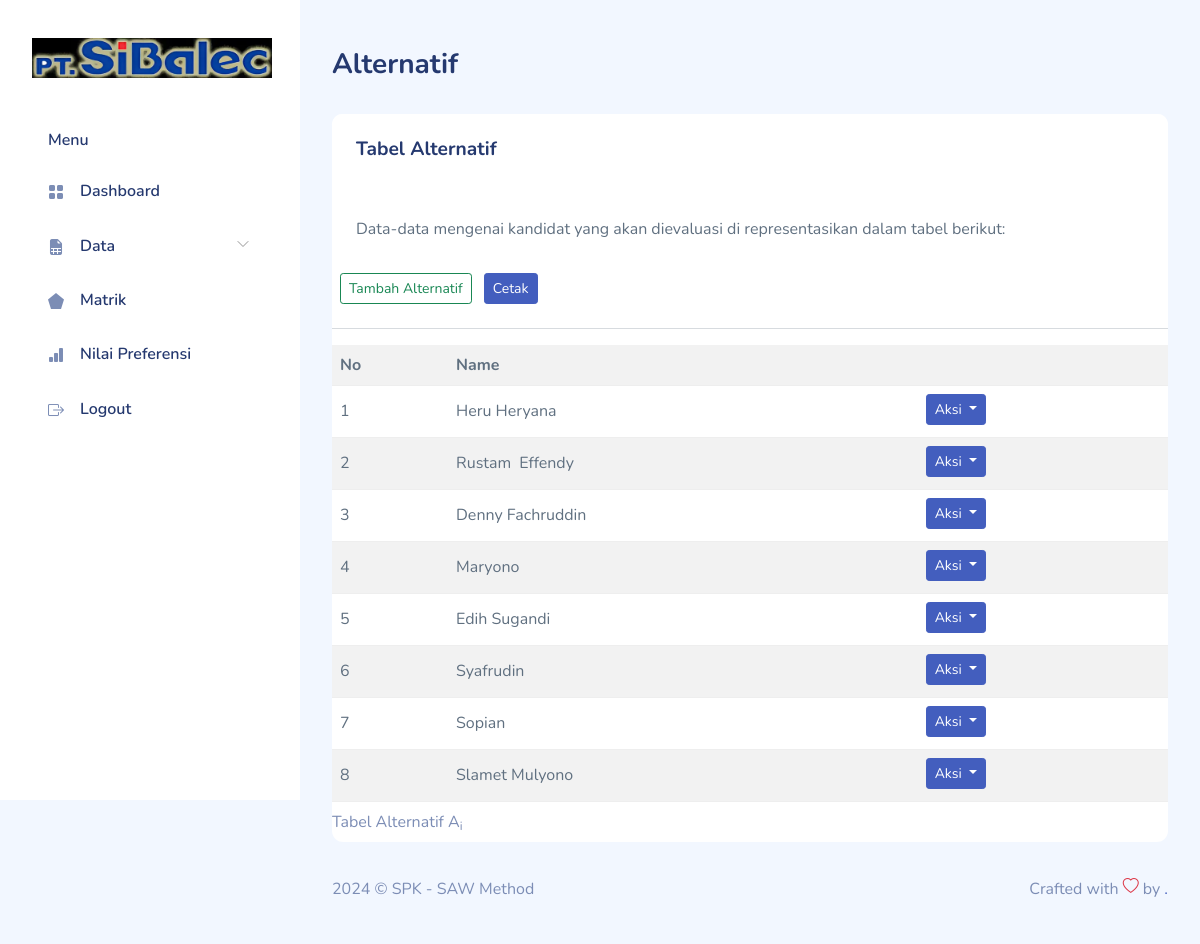
Screenshot of /alternatif.php (signed in) with the database file from the repository.
### tables this page shows
CREATE TABLE `saw_alternatives` (
  `id_alternative` smallint(5) UNSIGNED NOT NULL,
  `name` varchar(30) NOT NULL
);

### alternatif.php (the view, shortened to what this page needs)
<!DOCTYPE html>
<html lang="en">
    <?php
require "layout/head.php";
require "include/conn.php";
?>
    <body>
        <div id="app">
            <?php require "layout/sidebar.php";?>
            <div id="main">
                <div class="page-heading">
                    <h3>Alternatif</h3>
                </div>
                <div class="page-content">
                    <section class="row">
                        <div class="col-12">
                            <div class="card">
                                <div class="card-header">
                                    <h4 class="card-title">Tabel Alternatif</h4>
                                </div>
                                                               <div class="card-content">
                                    <div class="card-body">
                                        <p class="card-text">
                                            Data-data mengenai kandidat yang akan dievaluasi di representasikan dalam
                                            tabel berikut:
                                        </p>
                                    </div>
                                    <button type="button" class="btn btn-outline-success btn-sm m-2" data-bs-toggle="modal"
                                        data-bs-target="#inlineForm">
                                        Tambah Alternatif
                                    </button>
                                    <a href="cetak_alternatif.php" target="_blank" class="btn btn-primary btn-sm">Cetak</a>
                                    <hr>
                                    <div class="table-responsive">
                                        <table class="table table-striped mb-0">
                                            <caption>
                                                Tabel Alternatif A<sub>i</sub>
                                            </caption>
                                            <tr>
                                                <th>No</th>
                                                <th colspan="2">Name</th>
                                            </tr>
                                            <?php
$sql = 'SELECT id_alternative,name FROM saw_alternatives';
$result = $db->query($sql);
$i = 0;
while ($row = $result->fetch_object()) {
    echo "<tr>
        <td class='right'>" . (++$i) . "</td>
        <td class='center'>{$row->name}</td>
        <td>
        <div class='btn-group mb-1'>
        <div class='dropdown'>
            <button class='btn btn-primary dropdown-toggle me-1 btn-sm' type='button'
                id='dropdownMenuButton' data-bs-toggle='dropdown'
                aria-haspopup='true' aria-expanded='false'>
                Aksi
            </button>
            <div class='dropdown-menu' aria-labelledby='dropdownMenuButton'>
                <a class='dropdown-item' href='alternatif-edit.php?id={$row->id_alternative}'>Edit</a>
                <a class='dropdown-item' href='alternatif-hapus.php?id={$row->id_alternative}'>Hapus</a>
            </div>
        </div>
    </div>
        </td>
      </tr>\n";
}
?>
                                        </table>
                                    </div>
                                </div>
                            </div>
                        </div>
                    </section>
                </div>
                <?php require "layout/footer.php";?>
            </div>
        </div>
    </body>
</html>

### assets/css/app.css (style rules this page uses)
.btn.btn-danger,.btn.btn-info,.btn.btn-primary,.btn.btn-secondary,.btn.btn-success,.btn.btn-warning { color:#fff }
.card { margin-bottom:2.2rem;border:none }
.card .card-header { border:none }
.card .card-header h4 { font-size:1.2rem;font-weight:700 }
.card .card-content { position:relative }
.card .card-title { font-size:1.2rem }
.card .card-body { padding:1.5rem }
.dropdown-toggle:after { color:#fff }
.dataTable-table td,.dataTable-table thead th,.table td,.table thead th { vertical-align:middle }
#main { margin-left:300px;padding:2rem }
.page-heading { margin:0 0 2rem }
.page-heading h3 { font-weight:700 }
a { text-decoration:none }

### rows the page displays
saw_alternatives: name "Heru Heryana"
saw_alternatives: name "Rustam Effendy"
saw_alternatives: name "Denny Fachruddin"
saw_alternatives: name "Maryono"
saw_alternatives: name "Edih Sugandi"
saw_alternatives: name "Syafrudin"
saw_alternatives: name "Sopian"
saw_alternatives: name "Slamet Mulyono"
